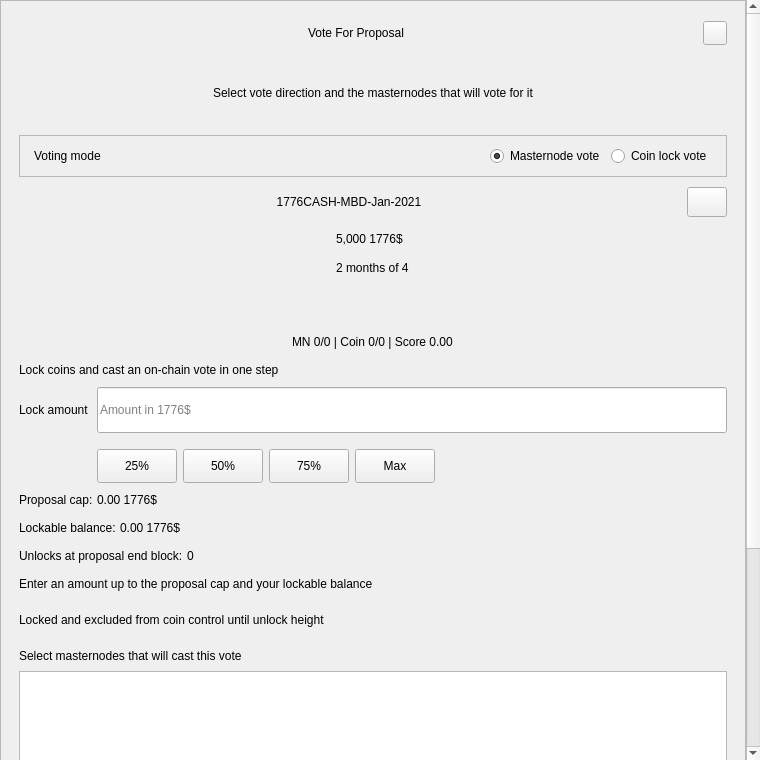
<?xml version="1.0" encoding="UTF-8"?>
<ui version="4.0">
 <class>VoteDialog</class>
 <widget class="QWidget" name="VoteDialog">
  <property name="geometry">
   <rect>
    <x>0</x>
    <y>0</y>
    <width>760</width>
    <height>760</height>
   </rect>
  </property>
  <layout class="QVBoxLayout" name="verticalLayout_1">
   <property name="spacing">
    <number>0</number>
   </property>
   <property name="leftMargin">
    <number>0</number>
   </property>
   <property name="topMargin">
    <number>0</number>
   </property>
   <property name="rightMargin">
    <number>0</number>
   </property>
   <property name="bottomMargin">
    <number>0</number>
   </property>
   <item>
    <widget class="QScrollArea" name="scrollVoteContent">
     <property name="frameShape">
      <enum>QFrame::NoFrame</enum>
     </property>
     <property name="widgetResizable">
      <bool>true</bool>
     </property>
     <property name="horizontalScrollBarPolicy">
      <enum>Qt::ScrollBarAlwaysOff</enum>
     </property>
     <property name="verticalScrollBarPolicy">
      <enum>Qt::ScrollBarAsNeeded</enum>
     </property>
     <widget class="QWidget" name="scrollAreaWidgetContents">
      <layout class="QVBoxLayout" name="verticalLayoutScroll">
       <property name="spacing">
        <number>0</number>
       </property>
       <property name="leftMargin">
        <number>0</number>
       </property>
       <property name="topMargin">
        <number>0</number>
       </property>
       <property name="rightMargin">
        <number>0</number>
       </property>
       <property name="bottomMargin">
        <number>0</number>
       </property>
       <item>
        <widget class="QFrame" name="frame">
     <property name="frameShape">
      <enum>QFrame::StyledPanel</enum>
     </property>
     <property name="frameShadow">
      <enum>QFrame::Raised</enum>
     </property>
     <layout class="QVBoxLayout" name="verticalLayout_2">
      <property name="spacing">
       <number>10</number>
      </property>
      <property name="leftMargin">
       <number>18</number>
      </property>
      <property name="topMargin">
       <number>14</number>
      </property>
      <property name="rightMargin">
       <number>18</number>
      </property>
      <property name="bottomMargin">
       <number>14</number>
      </property>
      <item>
       <layout class="QHBoxLayout" name="horizontalLayout_1">
        <item>
         <spacer name="horizontalSpacer_1">
          <property name="orientation">
           <enum>Qt::Horizontal</enum>
          </property>
          <property name="sizeHint" stdset="0">
           <size>
            <width>40</width>
            <height>20</height>
           </size>
          </property>
         </spacer>
        </item>
        <item>
         <widget class="QLabel" name="labelTitle">
       <property name="minimumSize">
        <size>
         <width>0</width>
          <height>36</height>
        </size>
       </property>
          <property name="maximumSize">
           <size>
            <width>16777215</width>
            <height>40</height>
           </size>
          </property>
          <property name="text">
           <string>Vote For Proposal</string>
          </property>
          <property name="alignment">
           <set>Qt::AlignCenter</set>
          </property>
          <property name="margin">
           <number>4</number>
          </property>
         </widget>
        </item>
        <item>
         <spacer name="horizontalSpacer_2">
          <property name="orientation">
           <enum>Qt::Horizontal</enum>
          </property>
          <property name="sizeHint" stdset="0">
           <size>
            <width>40</width>
            <height>20</height>
           </size>
          </property>
         </spacer>
        </item>
        <item>
         <widget class="QPushButton" name="btnEsc">
          <property name="minimumSize">
           <size>
            <width>24</width>
            <height>24</height>
           </size>
          </property>
          <property name="maximumSize">
           <size>
            <width>24</width>
            <height>24</height>
           </size>
          </property>
          <property name="focusPolicy">
           <enum>Qt::NoFocus</enum>
          </property>
          <property name="text">
           <string/>
          </property>
         </widget>
        </item>
       </layout>
      </item>
      <item>
       <widget class="QLabel" name="labelSubtitle">
        <property name="sizePolicy">
         <sizepolicy hsizetype="Expanding" vsizetype="Fixed">
          <horstretch>0</horstretch>
          <verstretch>0</verstretch>
         </sizepolicy>
        </property>
        <property name="minimumSize">
         <size>
          <width>0</width>
          <height>64</height>
         </size>
        </property>
        <property name="text">
         <string>Select vote direction and the masternodes that will vote for it</string>
        </property>
        <property name="alignment">
         <set>Qt::AlignCenter</set>
        </property>
        <property name="wordWrap">
         <bool>true</bool>
        </property>
       </widget>
      </item>
      <item>
       <widget class="QFrame" name="frameVoteMode">
        <property name="frameShape">
         <enum>QFrame::StyledPanel</enum>
        </property>
        <property name="frameShadow">
         <enum>QFrame::Raised</enum>
        </property>
        <layout class="QHBoxLayout" name="horizontalLayoutVoteMode">
         <property name="leftMargin">
          <number>14</number>
         </property>
         <property name="topMargin">
          <number>10</number>
         </property>
         <property name="rightMargin">
          <number>14</number>
         </property>
         <property name="bottomMargin">
          <number>10</number>
         </property>
         <item>
          <widget class="QLabel" name="labelVoteMode">
           <property name="text">
            <string>Voting mode</string>
           </property>
          </widget>
         </item>
         <item>
          <spacer name="horizontalSpacer_mode">
           <property name="orientation">
            <enum>Qt::Horizontal</enum>
           </property>
           <property name="sizeHint" stdset="0">
            <size>
             <width>24</width>
             <height>20</height>
            </size>
           </property>
          </spacer>
         </item>
         <item>
          <widget class="QRadioButton" name="radioModeMasternode">
           <property name="text">
            <string>Masternode vote</string>
           </property>
           <property name="checked">
            <bool>true</bool>
           </property>
          </widget>
         </item>
         <item>
          <widget class="QRadioButton" name="radioModeCoinLock">
           <property name="text">
            <string>Coin lock vote</string>
           </property>
          </widget>
         </item>
        </layout>
       </widget>
      </item>
      <item>
         <layout class="QHBoxLayout" name="horizontalLayout_2">
          <property name="spacing">
           <number>8</number>
          </property>
          <property name="leftMargin">
           <number>0</number>
          </property>
          <property name="topMargin">
           <number>0</number>
          </property>
          <property name="rightMargin">
           <number>0</number>
          </property>
          <property name="bottomMargin">
           <number>0</number>
          </property>
        <item>
         <widget class="QLabel" name="labelTitleVote">
          <property name="sizePolicy">
           <sizepolicy hsizetype="Expanding" vsizetype="Preferred">
            <horstretch>0</horstretch>
            <verstretch>0</verstretch>
           </sizepolicy>
          </property>
          <property name="minimumSize">
           <size>
            <width>0</width>
            <height>30</height>
           </size>
          </property>
          <property name="text">
           <string notr="true">1776CASH-MBD-Jan-2021</string>
          </property>
          <property name="alignment">
           <set>Qt::AlignCenter</set>
          </property>
          <property name="wordWrap">
           <bool>true</bool>
          </property>
         </widget>
        </item>
        <item>
         <widget class="QPushButton" name="btnLink">
          <property name="minimumSize">
           <size>
            <width>0</width>
            <height>30</height>
           </size>
          </property>
          <property name="maximumSize">
           <size>
            <width>16777215</width>
            <height>30</height>
           </size>
          </property>
          <property name="cursor">
           <cursorShape>PointingHandCursor</cursorShape>
          </property>
          <property name="text">
           <string/>
          </property>
         </widget>
        </item>
       </layout>
      </item>
      <item alignment="Qt::AlignHCenter">
       <widget class="QWidget" name="widget" native="true">
        <property name="minimumSize">
         <size>
          <width>0</width>
          <height>52</height>
         </size>
        </property>
        <layout class="QVBoxLayout" name="verticalLayout_3">
         <property name="spacing">
          <number>6</number>
         </property>
         <property name="leftMargin">
          <number>0</number>
         </property>
         <property name="topMargin">
          <number>0</number>
         </property>
         <property name="rightMargin">
          <number>0</number>
         </property>
         <property name="bottomMargin">
          <number>0</number>
         </property>
         <item>
          <widget class="QLabel" name="labelAmount">
           <property name="text">
            <string notr="true">5,000 1776$</string>
           </property>
          </widget>
         </item>
         <item>
          <widget class="QLabel" name="labelTime">
           <property name="text">
            <string notr="true">2 months of 4</string>
           </property>
          </widget>
         </item>
        </layout>
       </widget>
      </item>
      <item>
       <widget class="QWidget" name="containerVotes" native="true">
        <property name="minimumSize">
           <size>
             <width>0</width>
             <height>36</height>
            </size>
           </property>
        <layout class="QHBoxLayout" name="horizontalLayout_3" stretch="1,0,1">
         <property name="spacing">
          <number>0</number>
         </property>
         <property name="leftMargin">
          <number>0</number>
         </property>
         <property name="topMargin">
          <number>0</number>
         </property>
         <property name="rightMargin">
          <number>0</number>
         </property>
         <property name="bottomMargin">
          <number>0</number>
         </property>
         <item>
          <widget class="QWidget" name="containerNo" native="true">
           <property name="minimumSize">
            <size>
             <width>0</width>
             <height>36</height>
            </size>
           </property>
           <layout class="QGridLayout" name="gridLayout">
            <property name="leftMargin">
             <number>0</number>
            </property>
            <property name="topMargin">
             <number>0</number>
            </property>
            <property name="rightMargin">
             <number>0</number>
            </property>
            <property name="bottomMargin">
             <number>0</number>
            </property>
            <property name="spacing">
             <number>0</number>
            </property>
           </layout>
          </widget>
         </item>
         <item>
          <spacer name="horizontalSpacer_5">
           <property name="orientation">
            <enum>Qt::Horizontal</enum>
           </property>
           <property name="sizeType">
            <enum>QSizePolicy::Fixed</enum>
           </property>
           <property name="sizeHint" stdset="0">
            <size>
             <width>16</width>
             <height>20</height>
            </size>
           </property>
          </spacer>
         </item>
         <item>
          <widget class="QWidget" name="containerYes" native="true">
           <property name="minimumSize">
            <size>
             <width>0</width>
             <height>36</height>
            </size>
           </property>
           <layout class="QGridLayout" name="gridLayout_2">
            <property name="leftMargin">
             <number>0</number>
            </property>
            <property name="topMargin">
             <number>0</number>
            </property>
            <property name="rightMargin">
             <number>0</number>
            </property>
            <property name="bottomMargin">
             <number>0</number>
            </property>
            <property name="horizontalSpacing">
             <number>0</number>
            </property>
           </layout>
          </widget>
         </item>
        </layout>
       </widget>
      </item>
      <item alignment="Qt::AlignHCenter">
       <widget class="QLabel" name="labelHybridStatus">
        <property name="text">
         <string>MN 0/0 | Coin 0/0 | Score 0.00</string>
        </property>
       </widget>
      </item>
      <item>
       <widget class="QWidget" name="containerCoinMode" native="true">
        <property name="minimumSize">
         <size>
          <width>0</width>
          <height>280</height>
         </size>
        </property>
        <layout class="QVBoxLayout" name="verticalLayoutCoinMode">
         <property name="leftMargin">
          <number>0</number>
         </property>
         <property name="topMargin">
          <number>0</number>
         </property>
         <property name="rightMargin">
          <number>0</number>
         </property>
         <property name="bottomMargin">
          <number>0</number>
         </property>
         <property name="spacing">
          <number>6</number>
         </property>
         <item>
          <widget class="QLabel" name="labelCoinModeHint">
           <property name="text">
            <string>Lock coins and cast an on-chain vote in one step</string>
           </property>
          </widget>
         </item>
         <item>
          <layout class="QGridLayout" name="gridLayoutCoinMode">
           <property name="horizontalSpacing">
            <number>8</number>
           </property>
           <property name="verticalSpacing">
            <number>10</number>
           </property>
           <item row="0" column="0">
            <widget class="QLabel" name="labelCoinAmount">
             <property name="text">
              <string>Lock amount</string>
             </property>
            </widget>
           </item>
           <item row="0" column="1">
            <widget class="QLineEdit" name="lineEditCoinAmount">
             <property name="minimumSize">
              <size>
               <width>260</width>
               <height>46</height>
              </size>
             </property>
             <property name="placeholderText">
              <string>Amount in 1776$</string>
             </property>
            </widget>
           </item>
           <item row="1" column="1">
            <layout class="QHBoxLayout" name="horizontalLayoutCoinAmountQuick">
             <property name="spacing">
              <number>6</number>
             </property>
             <property name="leftMargin">
              <number>0</number>
             </property>
             <property name="topMargin">
              <number>6</number>
             </property>
             <property name="rightMargin">
              <number>0</number>
             </property>
             <property name="bottomMargin">
              <number>0</number>
             </property>
             <item>
              <widget class="QPushButton" name="btnCoinAmount25">
               <property name="minimumSize">
                <size>
                 <width>78</width>
                 <height>34</height>
                </size>
               </property>
               <property name="text">
                <string>25%</string>
               </property>
              </widget>
             </item>
             <item>
              <widget class="QPushButton" name="btnCoinAmount50">
               <property name="minimumSize">
                <size>
                 <width>78</width>
                 <height>34</height>
                </size>
               </property>
               <property name="text">
                <string>50%</string>
               </property>
              </widget>
             </item>
             <item>
              <widget class="QPushButton" name="btnCoinAmount75">
               <property name="minimumSize">
                <size>
                 <width>78</width>
                 <height>34</height>
                </size>
               </property>
               <property name="text">
                <string>75%</string>
               </property>
              </widget>
             </item>
             <item>
              <widget class="QPushButton" name="btnCoinAmountMax">
               <property name="minimumSize">
                <size>
                 <width>78</width>
                 <height>34</height>
                </size>
               </property>
               <property name="text">
                <string>Max</string>
               </property>
              </widget>
             </item>
             <item>
              <spacer name="horizontalSpacer_coinQuick">
               <property name="orientation">
                <enum>Qt::Horizontal</enum>
               </property>
               <property name="sizeHint" stdset="0">
                <size>
                 <width>40</width>
                 <height>20</height>
                </size>
               </property>
              </spacer>
             </item>
            </layout>
           </item>
          </layout>
         </item>
         <item>
          <layout class="QHBoxLayout" name="horizontalLayoutCoinProposalCap">
           <property name="spacing">
            <number>4</number>
           </property>
           <item>
            <widget class="QLabel" name="labelCoinProposalCapTitle">
             <property name="text">
              <string>Proposal cap:</string>
             </property>
            </widget>
           </item>
           <item>
            <widget class="QLabel" name="labelCoinProposalCapValue">
             <property name="text">
              <string>0.00 1776$</string>
             </property>
            </widget>
           </item>
           <item>
            <spacer name="horizontalSpacer_coinProposalCap">
             <property name="orientation">
              <enum>Qt::Horizontal</enum>
             </property>
             <property name="sizeHint" stdset="0">
              <size>
               <width>40</width>
               <height>20</height>
              </size>
             </property>
            </spacer>
           </item>
          </layout>
         </item>
         <item>
          <layout class="QHBoxLayout" name="horizontalLayoutCoinBalance">
           <property name="spacing">
            <number>4</number>
           </property>
           <item>
            <widget class="QLabel" name="labelCoinLockableBalanceTitle">
             <property name="text">
              <string>Lockable balance:</string>
             </property>
            </widget>
           </item>
           <item>
            <widget class="QLabel" name="labelCoinLockableBalanceValue">
             <property name="text">
              <string>0.00 1776$</string>
             </property>
            </widget>
           </item>
           <item>
            <spacer name="horizontalSpacer_coinBalance">
             <property name="orientation">
              <enum>Qt::Horizontal</enum>
             </property>
             <property name="sizeHint" stdset="0">
              <size>
               <width>40</width>
               <height>20</height>
              </size>
             </property>
            </spacer>
           </item>
          </layout>
         </item>
         <item>
          <layout class="QHBoxLayout" name="horizontalLayoutCoinUnlock">
           <property name="spacing">
            <number>4</number>
           </property>
           <item>
            <widget class="QLabel" name="labelCoinAutoUnlockTitle">
             <property name="text">
              <string>Unlocks at proposal end block:</string>
             </property>
            </widget>
           </item>
           <item>
            <widget class="QLabel" name="labelCoinAutoUnlockValue">
             <property name="text">
              <string>0</string>
             </property>
            </widget>
           </item>
           <item>
            <spacer name="horizontalSpacer_coinUnlock">
             <property name="orientation">
              <enum>Qt::Horizontal</enum>
             </property>
             <property name="sizeHint" stdset="0">
              <size>
               <width>40</width>
               <height>20</height>
              </size>
             </property>
            </spacer>
           </item>
          </layout>
         </item>
         <item>
          <widget class="QLabel" name="labelCoinValidationHint">
           <property name="text">
            <string>Enter an amount up to the proposal cap and your lockable balance</string>
           </property>
           <property name="wordWrap">
            <bool>true</bool>
           </property>
          </widget>
         </item>
         <item>
         <widget class="QLabel" name="labelCoinLockSafety">
           <property name="minimumSize">
            <size>
             <width>0</width>
             <height>38</height>
            </size>
           </property>
           <property name="text">
            <string>Locked and excluded from coin control until unlock height</string>
           </property>
           <property name="wordWrap">
            <bool>true</bool>
           </property>
          </widget>
         </item>
        </layout>
       </widget>
      </item>
      <item>
       <widget class="QWidget" name="containerMnMode" native="true">
        <property name="minimumSize">
         <size>
          <width>0</width>
          <height>280</height>
         </size>
        </property>
        <layout class="QVBoxLayout" name="verticalLayoutMnMode">
         <property name="leftMargin">
          <number>0</number>
         </property>
         <property name="topMargin">
          <number>0</number>
         </property>
         <property name="rightMargin">
          <number>0</number>
         </property>
         <property name="bottomMargin">
          <number>0</number>
         </property>
         <property name="spacing">
          <number>8</number>
         </property>
         <item>
          <widget class="QLabel" name="labelMnModeHint">
           <property name="text">
            <string>Select masternodes that will cast this vote</string>
           </property>
           <property name="wordWrap">
            <bool>true</bool>
           </property>
          </widget>
         </item>
         <item>
          <widget class="QListWidget" name="listMasternodesInline">
           <property name="minimumSize">
            <size>
             <width>0</width>
             <height>168</height>
            </size>
           </property>
           <property name="alternatingRowColors">
            <bool>true</bool>
           </property>
          </widget>
         </item>
         <item>
          <widget class="QLabel" name="labelMnInlineSummary">
           <property name="text">
            <string>0 masternodes selected</string>
           </property>
           <property name="wordWrap">
            <bool>true</bool>
           </property>
          </widget>
         </item>
         <item>
          <widget class="QPushButton" name="btnSelectMasternodes">
           <property name="minimumSize">
            <size>
             <width>0</width>
             <height>40</height>
            </size>
           </property>
           <property name="cursor">
            <cursorShape>PointingHandCursor</cursorShape>
           </property>
           <property name="text">
            <string>Select Voting Masternodes</string>
           </property>
          </widget>
         </item>
        </layout>
       </widget>
      </item>
      <item alignment="Qt::AlignHCenter">
       <widget class="QLabel" name="labelMessage">
         <property name="text">
          <string>You can change your vote later</string>
         </property>
         <property name="margin">
          <number>8</number>
         </property>
        </widget>
       </item>
      <item>
       <spacer name="verticalSpacerBeforeActions">
        <property name="orientation">
         <enum>Qt::Vertical</enum>
        </property>
        <property name="sizeType">
         <enum>QSizePolicy::Fixed</enum>
        </property>
        <property name="sizeHint" stdset="0">
         <size>
          <width>20</width>
          <height>12</height>
         </size>
        </property>
       </spacer>
      </item>
      <item>
       <layout class="QHBoxLayout" name="horizontalLayout_4" stretch="1,1">
        <property name="spacing">
         <number>12</number>
        </property>
        <property name="leftMargin">
         <number>36</number>
        </property>
        <property name="topMargin">
         <number>0</number>
        </property>
        <property name="rightMargin">
         <number>36</number>
        </property>
        <property name="bottomMargin">
         <number>0</number>
        </property>
        <item>
         <widget class="QPushButton" name="btnCancel">
          <property name="minimumSize">
           <size>
            <width>0</width>
            <height>46</height>
           </size>
          </property>
          <property name="focusPolicy">
           <enum>Qt::NoFocus</enum>
          </property>
          <property name="text">
           <string>CANCEL</string>
          </property>
         </widget>
        </item>
        <item>
         <widget class="QPushButton" name="btnSave">
          <property name="minimumSize">
           <size>
            <width>0</width>
            <height>46</height>
           </size>
          </property>
          <property name="focusPolicy">
           <enum>Qt::NoFocus</enum>
          </property>
          <property name="text">
           <string>VOTE</string>
          </property>
         </widget>
        </item>
       </layout>
      </item>
     </layout>
    </widget>
       </item>
      </layout>
     </widget>
    </widget>
   </item>
  </layout>
 </widget>
 <resources/>
 <connections/>
</ui>
